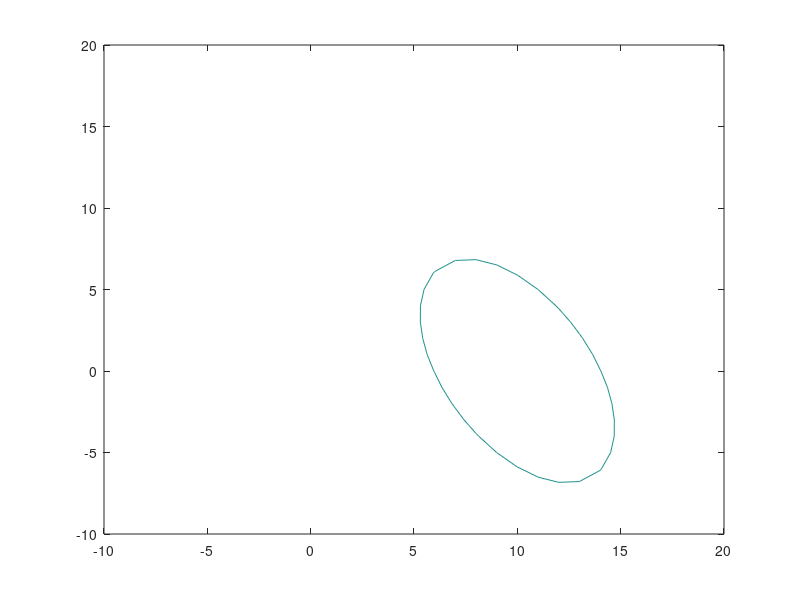

The MATLAB script that drew this image:
mu = [10,0];
sigma = [16,-12;-12,34];

x=(-10:1:20);y=(-10:1:20); % you can change this

[X,Y] = meshgrid(x,y);

F = mvnpdf([X(:) Y(:)],mu,sigma);

F = reshape(F,length(x),length(y));
contour(x,y,F,[1.000]);